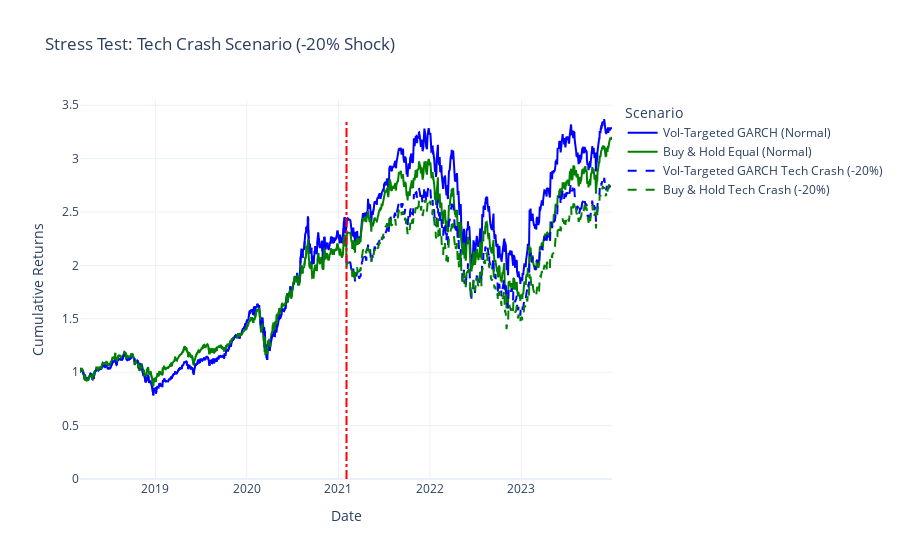

The cell this chart's notebook holds for it:
### Code cell
# --- Figure 1: Tech Crash Scenario (-20% Shock) ---
fig_tech = go.Figure()

fig_tech.add_trace(go.Scatter(
    x=strategy_cumulative.index,
    y=strategy_cumulative,
    mode='lines',
    name='Vol-Targeted GARCH (Normal)',
    line=dict(color='blue', width=2)
))
fig_tech.add_trace(go.Scatter(
    x=bh_cumulative.index,
    y=bh_cumulative,
    mode='lines',
    name='Buy & Hold Equal (Normal)',
    line=dict(color='green', width=2)
))

fig_tech.add_trace(go.Scatter(
    x=stress_tech_cumulative.index,
    y=stress_tech_cumulative,
    mode='lines',
    name='Vol-Targeted GARCH Tech Crash (-20%)',
    line=dict(color='blue', dash='dash', width=2)
))
fig_tech.add_trace(go.Scatter(
    x=stress_bh_tech_cumulative.index,
    y=stress_bh_tech_cumulative,
    mode='lines',
    name='Buy & Hold Tech Crash (-20%)',
    line=dict(color='green', dash='dash', width=2)
))

fig_tech.add_shape(
    type="line",
    x0=shock_date, y0=0,
    x1=shock_date, y1=max(strategy_cumulative.max(), bh_cumulative.max(), 1.5),
    line=dict(color="red", width=2, dash="dashdot")
)

fig_tech.update_layout(
    title='Stress Test: Tech Crash Scenario (-20% Shock)',
    xaxis_title='Date',
    yaxis_title='Cumulative Returns',
    legend_title='Scenario',
    hovermode="x unified",
    template="plotly_white"
)

fig_tech.show()

### Figure 1 — Plotly figure (JSON) as saved in the notebook; plotly's stock layout.template omitted (floating-point values rounded to 4 significant figures; data arrays with more than 128 entries replaced by an {"elided": "..."} marker saying what was removed)
{"data": [{"line": {"color": "blue", "width": 2}, "mode": "lines", "name": "Vol-Targeted GARCH (Normal)", "type": "scatter", "x": {"elided": "1466 str values"}, "y": {"elided": "1466 float values"}}, {"line": {"color": "green", "width": 2}, "mode": "lines", "name": "Buy & Hold Equal (Normal)", "type": "scatter", "x": {"elided": "1465 str values"}, "y": {"elided": "1465 float values"}}, {"line": {"color": "blue", "dash": "dash", "width": 2}, "mode": "lines", "name": "Vol-Targeted GARCH Tech Crash (-20%)", "type": "scatter", "x": {"elided": "1466 str values"}, "y": {"elided": "1466 float values"}}, {"line": {"color": "green", "dash": "dash", "width": 2}, "mode": "lines", "name": "Buy & Hold Tech Crash (-20%)", "type": "scatter", "x": {"elided": "1466 str values"}, "y": {"elided": "1466 float values"}}], "layout": {"hovermode": "x unified", "legend": {"title": {"text": "Scenario"}}, "shapes": [{"line": {"color": "red", "dash": "dashdot", "width": 2}, "type": "line", "x0": "2021-02-02T00:00:00", "x1": "2021-02-02T00:00:00", "y0": 0, "y1": 3.371}], "title": {"text": "Stress Test: Tech Crash Scenario (-20% Shock)"}, "xaxis": {"title": {"text": "Date"}}, "yaxis": {"title": {"text": "Cumulative Returns"}}}}
